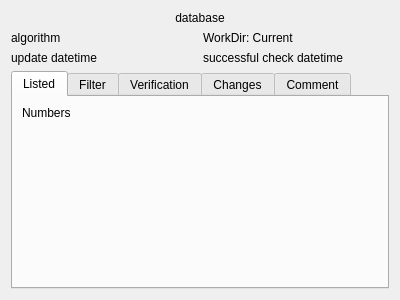
<?xml version="1.0" encoding="UTF-8"?>
<ui version="4.0">
 <class>DialogDbStatus</class>
 <widget class="QDialog" name="DialogDbStatus">
  <property name="geometry">
   <rect>
    <x>0</x>
    <y>0</y>
    <width>400</width>
    <height>300</height>
   </rect>
  </property>
  <property name="minimumSize">
   <size>
    <width>400</width>
    <height>300</height>
   </size>
  </property>
  <property name="windowTitle">
   <string>Database Status</string>
  </property>
  <layout class="QGridLayout" name="gridLayout_2">
   <item row="0" column="0">
    <layout class="QGridLayout" name="gridLayout">
     <item row="1" column="0">
      <widget class="QLabel" name="labelAlgo">
       <property name="maximumSize">
        <size>
         <width>187</width>
         <height>16777215</height>
        </size>
       </property>
       <property name="text">
        <string>algorithm</string>
       </property>
      </widget>
     </item>
     <item row="2" column="0">
      <widget class="QLabel" name="labelDateTime_Update">
       <property name="text">
        <string>update datetime</string>
       </property>
      </widget>
     </item>
     <item row="0" column="0" colspan="2">
      <widget class="ClickableLabel" name="labelDbFileName">
       <property name="text">
        <string>database</string>
       </property>
       <property name="alignment">
        <set>Qt::AlignmentFlag::AlignCenter</set>
       </property>
      </widget>
     </item>
     <item row="3" column="0" colspan="2">
      <widget class="QTabWidget" name="tabWidget">
       <property name="enabled">
        <bool>true</bool>
       </property>
       <property name="currentIndex">
        <number>0</number>
       </property>
       <widget class="QWidget" name="tabListed">
        <attribute name="title">
         <string>Listed</string>
        </attribute>
        <layout class="QVBoxLayout" name="verticalLayout_3">
         <item>
          <widget class="QLabel" name="labelContentNumbers">
           <property name="text">
            <string>Numbers</string>
           </property>
           <property name="alignment">
            <set>Qt::AlignmentFlag::AlignLeading|Qt::AlignmentFlag::AlignLeft|Qt::AlignmentFlag::AlignTop</set>
           </property>
          </widget>
         </item>
        </layout>
       </widget>
       <widget class="QWidget" name="tabFilter">
        <attribute name="title">
         <string>Filter</string>
        </attribute>
        <layout class="QVBoxLayout" name="verticalLayout">
         <item>
          <widget class="QLabel" name="labelFiltersInfo">
           <property name="text">
            <string>Filters</string>
           </property>
           <property name="alignment">
            <set>Qt::AlignmentFlag::AlignLeading|Qt::AlignmentFlag::AlignLeft|Qt::AlignmentFlag::AlignTop</set>
           </property>
          </widget>
         </item>
        </layout>
       </widget>
       <widget class="QWidget" name="tabVerification">
        <attribute name="title">
         <string>Verification</string>
        </attribute>
        <layout class="QVBoxLayout" name="verticalLayout_2">
         <item>
          <widget class="QLabel" name="labelVerification">
           <property name="text">
            <string>Verefication</string>
           </property>
           <property name="alignment">
            <set>Qt::AlignmentFlag::AlignLeading|Qt::AlignmentFlag::AlignLeft|Qt::AlignmentFlag::AlignTop</set>
           </property>
          </widget>
         </item>
        </layout>
       </widget>
       <widget class="QWidget" name="tabChanges">
        <attribute name="title">
         <string>Changes</string>
        </attribute>
        <layout class="QVBoxLayout" name="verticalLayout_4">
         <item>
          <widget class="QLabel" name="labelResult">
           <property name="text">
            <string>Result</string>
           </property>
           <property name="alignment">
            <set>Qt::AlignmentFlag::AlignLeading|Qt::AlignmentFlag::AlignLeft|Qt::AlignmentFlag::AlignTop</set>
           </property>
          </widget>
         </item>
        </layout>
       </widget>
       <widget class="QWidget" name="tabComment">
        <attribute name="title">
         <string>Comment</string>
        </attribute>
        <layout class="QVBoxLayout" name="verticalLayout_5">
         <item>
          <widget class="PlainTextEdit" name="inpComment">
           <property name="placeholderText">
            <string>Add a Comment...</string>
           </property>
          </widget>
         </item>
        </layout>
       </widget>
      </widget>
     </item>
     <item row="1" column="1">
      <widget class="ClickableLabel" name="labelWorkDir">
       <property name="text">
        <string>WorkDir: Current</string>
       </property>
      </widget>
     </item>
     <item row="2" column="1">
      <widget class="QLabel" name="labelDateTime_Check">
       <property name="text">
        <string>successful check datetime</string>
       </property>
      </widget>
     </item>
    </layout>
   </item>
  </layout>
 </widget>
 <customwidgets>
  <customwidget>
   <class>PlainTextEdit</class>
   <extends>QPlainTextEdit</extends>
   <header>src/plaintextedit.h</header>
  </customwidget>
  <customwidget>
   <class>ClickableLabel</class>
   <extends>QLabel</extends>
   <header>src/clickablelabel.h</header>
  </customwidget>
 </customwidgets>
 <resources/>
 <connections/>
</ui>
